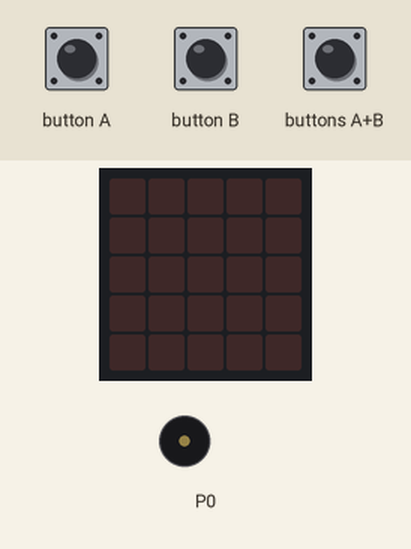
Bench run of a program on a simulated BBC micro:bit (MakeCode). On the bench: the board's 5×5 LED display, buzzer (waves = sounding). Inputs (shaded band) come from the test bench. Random numbers come from a fixed seed; the 48×5 strip is a reading aid, not a part: it shows the text the display is scrolling, unrolled, one strip-width of it at a time.

Above: at 1.2 s.
1.3 s: buttons A+B pressed for 0.15 s
At 3.1 s:
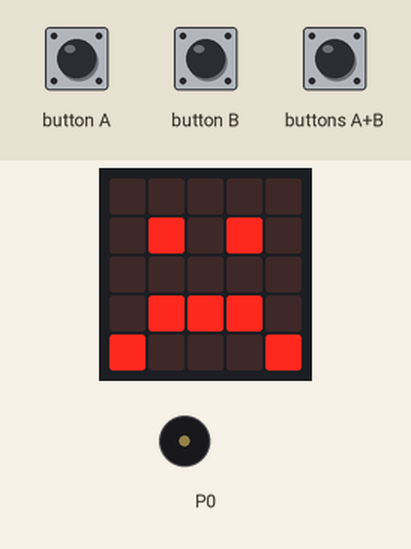
4.3 s: button B pressed for 0.15 s
At 7.2 s:
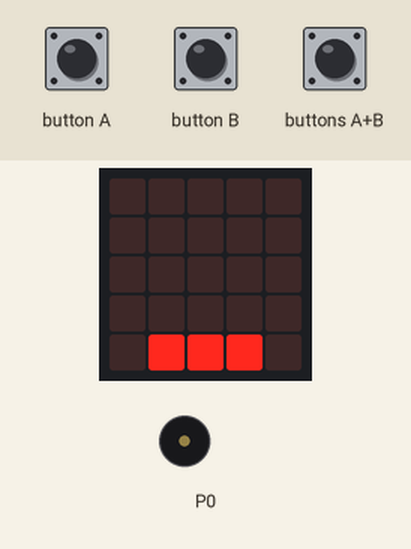
7.3 s: button B pressed for 0.15 s
At 8.0 s:
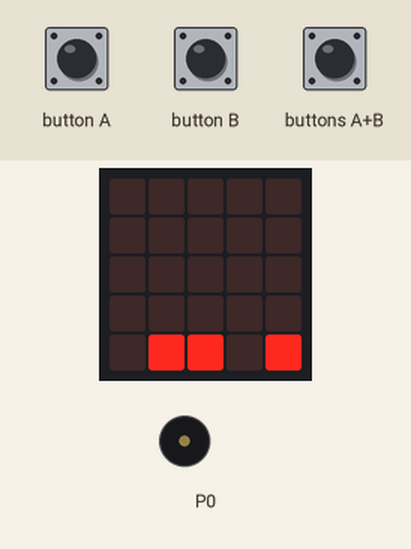
Timing chart, 0 to 10.3 s (numbered marks = the images above; inputs shaded):
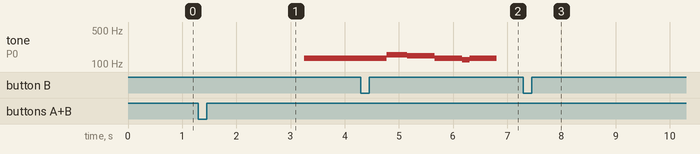

Measured:
- after the input at 1.3 s, tone on P0: silent → 131 Hz after 2.0 s; the display: first changes after 0.15 s (image 1 shows a later state)
- after the input at 4.3 s, the display: changes after 0.16 s (image 2)
- what the display in image 1 shows lasts 0.6 s, from 2.7 s to 3.3 s
- what the display in image 3 shows lasts 0.8 s, from 7.5 s to 8.3 s

The program:

main.ts
```typescript
input.onButtonPressed(Button.A, function () {
    Nave.change(LedSpriteProperty.X, -1)
})
function Lluvia () {
    x = randint(1, 4)
    MeteoroD = game.createSprite(x, 0)
    MeteoroI = game.createSprite(x - 1, 0)
    for (let index = 0; index < 4; index++) {
        basic.pause(300)
        MeteoroD.change(LedSpriteProperty.Y, 1)
        MeteoroI.change(LedSpriteProperty.Y, 1)
        if (MeteoroD.isTouching(Nave) || MeteoroI.isTouching(Nave)) {
            basic.showIcon(IconNames.Sad)
            music.startMelody(music.builtInMelody(Melodies.Funeral), MelodyOptions.Once)
            basic.pause(5000)
            GameOn = false
            Vivo = false
        } else if (MeteoroD.isTouchingEdge() && MeteoroI.isTouchingEdge()) {
            basic.pause(200)
            MeteoroD.delete()
            MeteoroI.delete()
            game.addScore(1)
            music.startMelody(music.builtInMelody(Melodies.BaDing), MelodyOptions.Once)
            Lluvia()
        }
    }
    if (GameOn == false) {
        MeteoroD.delete()
        MeteoroI.delete()
        Nave.delete()
        basic.showString("Score:" + game.score())
        basic.showString("Press A+B to start")
        basic.pause(2000)
    }
}
input.onButtonPressed(Button.AB, function () {
    game.setScore(0)
    GameOn = true
    Nave = game.createSprite(2, 4)
    Lluvia()
})
input.onButtonPressed(Button.B, function () {
    Nave.change(LedSpriteProperty.X, 1)
})
let Vivo = false
let MeteoroI: game.LedSprite = null
let MeteoroD: game.LedSprite = null
let x = 0
let Nave: game.LedSprite = null
let GameOn = false
GameOn = false
basic.forever(function () {

})
```

test.ts
```typescript
// aquí va el archivo "tests"; esto no se compilará cuando este paquete se utilice como una extensión.
```
